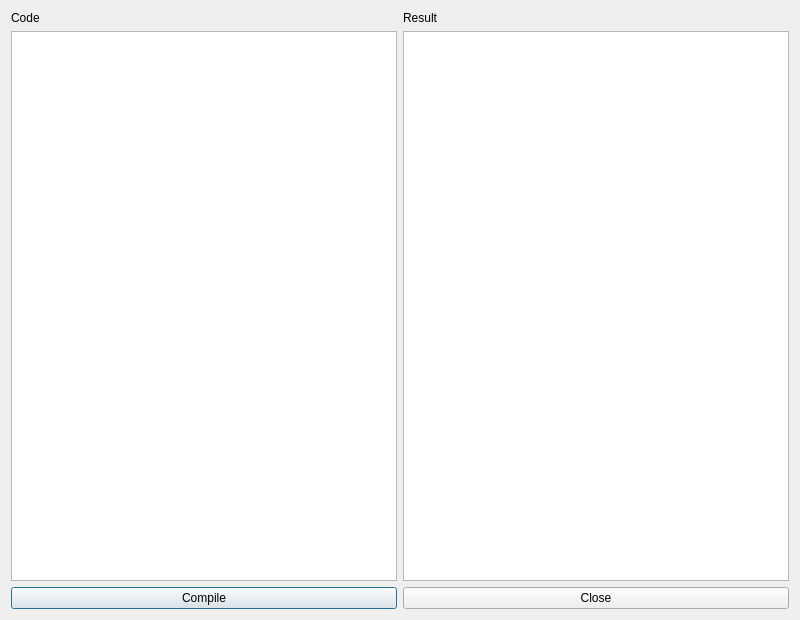
<?xml version="1.0" encoding="UTF-8"?>
<ui version="4.0">
 <class>Dialog</class>
 <widget class="QDialog" name="Dialog">
  <property name="geometry">
   <rect>
    <x>0</x>
    <y>0</y>
    <width>800</width>
    <height>620</height>
   </rect>
  </property>
  <property name="windowTitle">
   <string>Dialog</string>
  </property>
  <layout class="QGridLayout" name="gridLayout_3">
   <item row="0" column="0">
    <layout class="QGridLayout" name="gridLayout">
     <item row="0" column="0">
      <layout class="QHBoxLayout" name="horizontalLayout_2">
       <item>
        <layout class="QVBoxLayout" name="verticalLayout_2">
         <item>
          <widget class="QLabel" name="label">
           <property name="text">
            <string>Code</string>
           </property>
          </widget>
         </item>
         <item>
          <widget class="QTextEdit" name="code_text"/>
         </item>
        </layout>
       </item>
       <item>
        <layout class="QVBoxLayout" name="verticalLayout_3">
         <item>
          <widget class="QLabel" name="label_2">
           <property name="text">
            <string>Result</string>
           </property>
          </widget>
         </item>
         <item>
          <widget class="QTextEdit" name="result_text"/>
         </item>
        </layout>
       </item>
      </layout>
     </item>
     <item row="1" column="0">
      <layout class="QGridLayout" name="gridLayout_2">
       <item row="0" column="0">
        <widget class="QPushButton" name="Compile_btn">
         <property name="text">
          <string>Compile</string>
         </property>
        </widget>
       </item>
       <item row="0" column="1">
        <widget class="QPushButton" name="close_btn">
         <property name="text">
          <string>Close</string>
         </property>
        </widget>
       </item>
      </layout>
     </item>
    </layout>
   </item>
  </layout>
 </widget>
 <resources/>
 <connections/>
</ui>
